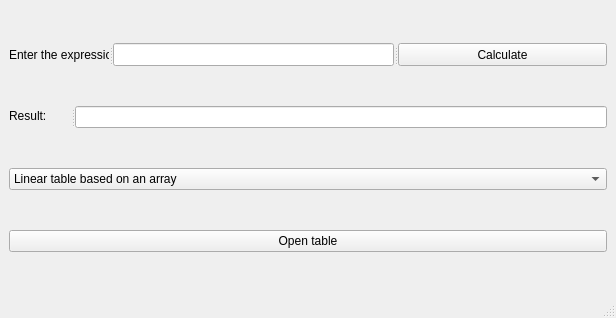
<?xml version="1.0" encoding="UTF-8"?>
<ui version="4.0">
 <class>MainWindow</class>
 <widget class="QMainWindow" name="MainWindow">
  <property name="geometry">
   <rect>
    <x>0</x>
    <y>0</y>
    <width>616</width>
    <height>318</height>
   </rect>
  </property>
  <property name="sizePolicy">
   <sizepolicy hsizetype="Fixed" vsizetype="Fixed">
    <horstretch>0</horstretch>
    <verstretch>0</verstretch>
   </sizepolicy>
  </property>
  <property name="maximumSize">
   <size>
    <width>616</width>
    <height>318</height>
   </size>
  </property>
  <property name="windowTitle">
   <string>Polymath</string>
  </property>
  <widget class="QWidget" name="centralwidget">
   <layout class="QVBoxLayout" name="verticalLayout">
    <item>
     <widget class="QSplitter" name="splitter_2">
      <property name="orientation">
       <enum>Qt::Horizontal</enum>
      </property>
      <widget class="QLabel" name="expresLabel">
       <property name="maximumSize">
        <size>
         <width>100</width>
         <height>23</height>
        </size>
       </property>
       <property name="text">
        <string>Enter the expression</string>
       </property>
      </widget>
      <widget class="QLineEdit" name="lineEntExpEdit"/>
      <widget class="QPushButton" name="pushCalculateButton">
       <property name="text">
        <string>Calculate</string>
       </property>
      </widget>
     </widget>
    </item>
    <item>
     <widget class="QSplitter" name="splitter">
      <property name="orientation">
       <enum>Qt::Horizontal</enum>
      </property>
      <widget class="QLabel" name="resultLabel">
       <property name="maximumSize">
        <size>
         <width>62</width>
         <height>20</height>
        </size>
       </property>
       <property name="text">
        <string>Result:</string>
       </property>
      </widget>
      <widget class="QLineEdit" name="lineResultEdit">
       <property name="readOnly">
        <bool>true</bool>
       </property>
      </widget>
     </widget>
    </item>
    <item>
     <widget class="QComboBox" name="comboBox">
      <item>
       <property name="text">
        <string>Linear table based on an array</string>
       </property>
      </item>
      <item>
       <property name="text">
        <string>Linear table based on a linked list</string>
       </property>
      </item>
      <item>
       <property name="text">
        <string>Ordered table based on an array</string>
       </property>
      </item>
      <item>
       <property name="text">
        <string>Table based on a search tree (AVL)</string>
       </property>
      </item>
      <item>
       <property name="text">
        <string>Hash table with open addressing</string>
       </property>
      </item>
      <item>
       <property name="text">
        <string>Hash table with separate chaining</string>
       </property>
      </item>
     </widget>
    </item>
    <item>
     <widget class="QPushButton" name="pushOpenTableButton">
      <property name="text">
       <string>Open table</string>
      </property>
      <property name="checkable">
       <bool>true</bool>
      </property>
     </widget>
    </item>
   </layout>
  </widget>
  <widget class="QMenuBar" name="menubar">
   <property name="geometry">
    <rect>
     <x>0</x>
     <y>0</y>
     <width>616</width>
     <height>22</height>
    </rect>
   </property>
  </widget>
  <widget class="QStatusBar" name="statusbar"/>
 </widget>
 <resources/>
 <connections/>
</ui>
